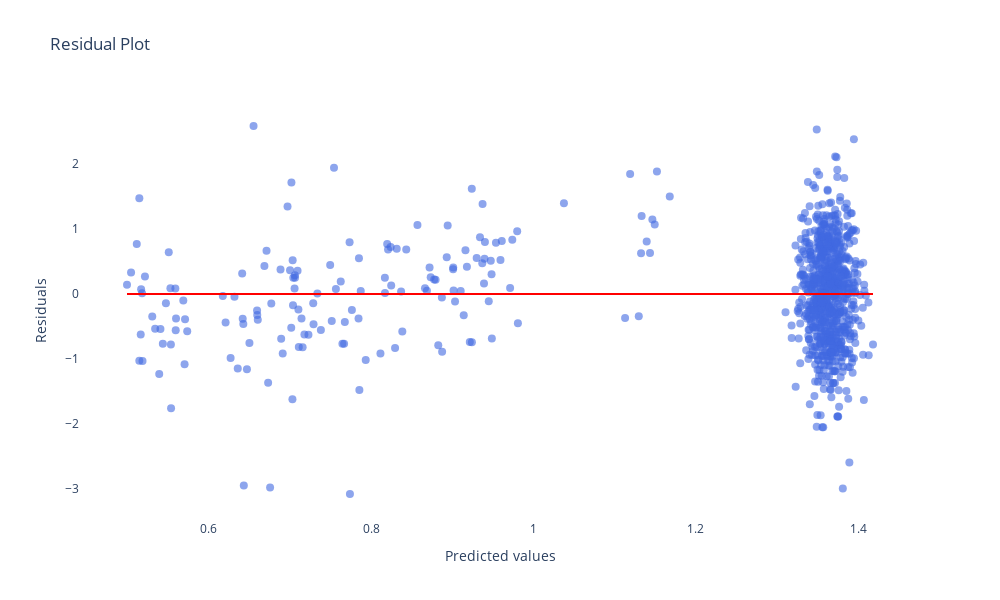

Write notebook code for a chart like this one.
### Markdown cell above
We can also look at the predictive performance of our model by examining the residuals:

### Code cell
import plotly.graph_objects as go

# Calculate predicted values and residuals
y_pred = noncentered_trace.posterior_predictive["y_like"].mean(["chain", "draw"]).values
residuals = log_radon - y_pred

# Create scatter plot of residuals vs predicted values
fig = go.Figure()

fig.add_trace(
    go.Scatter(
        x=y_pred,
        y=residuals,
        mode='markers',
        marker=dict(
            color='royalblue',
            size=8,
            opacity=0.6
        ),
        name='Residuals'
    )
)

# Add horizontal line at y=0
fig.add_shape(
    type="line",
    x0=float(y_pred.min()),
    x1=float(y_pred.max()),
    y0=0,
    y1=0,
    line=dict(
        color="red",
        width=2
    )
)

# Update layout
fig.update_layout(
    title='Residual Plot',
    xaxis_title='Predicted values',
    yaxis_title='Residuals',
    width=1000,
    height=600,
    plot_bgcolor='white',
    showlegend=False
)

fig.show()

### Figure 1 — Plotly figure (JSON) as saved in the notebook; plotly's stock layout.template omitted (floating-point values rounded to 4 significant figures; data arrays with more than 128 entries replaced by an {"elided": "..."} marker saying what was removed)
{"data": [{"marker": {"color": "royalblue", "opacity": 0.6, "size": 8}, "mode": "markers", "name": "Residuals", "type": "scatter", "x": {"elided": "919 float values"}, "y": {"elided": "919 float values"}}], "layout": {"height": 600, "plot_bgcolor": "white", "shapes": [{"line": {"color": "red", "width": 2}, "type": "line", "x0": 0.4996, "x1": 1.418, "y0": 0, "y1": 0}], "showlegend": false, "title": {"text": "Residual Plot"}, "width": 1000, "xaxis": {"title": {"text": "Predicted values"}}, "yaxis": {"title": {"text": "Residuals"}}}}
